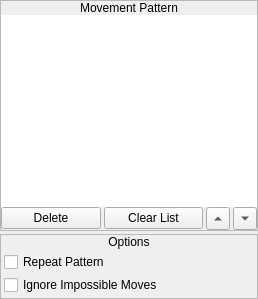
       <widget class="QWidget" name="widget_37" native="true">
        <layout class="QVBoxLayout" name="verticalLayout_7">
         <property name="spacing">
          <number>3</number>
         </property>
         <property name="margin">
          <number>0</number>
         </property>
         <item>
          <widget class="QFrame" name="frame">
           <property name="frameShape">
            <enum>QFrame::StyledPanel</enum>
           </property>
           <property name="frameShadow">
            <enum>QFrame::Raised</enum>
           </property>
           <layout class="QVBoxLayout" name="verticalLayout">
            <property name="spacing">
             <number>0</number>
            </property>
            <property name="margin">
             <number>0</number>
            </property>
            <item>
             <widget class="QLabel" name="label">
              <property name="sizePolicy">
               <sizepolicy hsizetype="Preferred" vsizetype="Fixed">
                <horstretch>0</horstretch>
                <verstretch>0</verstretch>
               </sizepolicy>
              </property>
              <property name="text">
               <string>Movement Pattern</string>
              </property>
              <property name="alignment">
               <set>Qt::AlignCenter</set>
              </property>
             </widget>
            </item>
            <item>
             <widget class="QWidget" name="widget_12" native="true">
              <layout class="QVBoxLayout" name="verticalLayout_2">
               <property name="spacing">
                <number>0</number>
               </property>
               <property name="margin">
                <number>0</number>
               </property>
               <item>
                <widget class="QListWidget" name="lwPattern">
                 <property name="sizePolicy">
                  <sizepolicy hsizetype="Preferred" vsizetype="Preferred">
                   <horstretch>0</horstretch>
                   <verstretch>0</verstretch>
                  </sizepolicy>
                 </property>
                 <property name="frameShape">
                  <enum>QFrame::NoFrame</enum>
                 </property>
                 <property name="editTriggers">
                  <set>QAbstractItemView::NoEditTriggers</set>
                 </property>
                 <property name="dragEnabled">
                  <bool>true</bool>
                 </property>
                 <property name="dragDropMode">
                  <enum>QAbstractItemView::InternalMove</enum>
                 </property>
                 <property name="verticalScrollMode">
                  <enum>QAbstractItemView::ScrollPerPixel</enum>
                 </property>
                 <property name="horizontalScrollMode">
                  <enum>QAbstractItemView::ScrollPerPixel</enum>
                 </property>
                </widget>
               </item>
               <item>
                <widget class="QWidget" name="widget" native="true">
                 <property name="sizePolicy">
                  <sizepolicy hsizetype="Preferred" vsizetype="Fixed">
                   <horstretch>0</horstretch>
                   <verstretch>0</verstretch>
                  </sizepolicy>
                 </property>
                 <layout class="QHBoxLayout" name="horizontalLayout">
                  <property name="spacing">
                   <number>3</number>
                  </property>
                  <property name="margin">
                   <number>0</number>
                  </property>
                  <item>
                   <widget class="QPushButton" name="bDelete">
                    <property name="text">
                     <string>Delete</string>
                    </property>
                   </widget>
                  </item>
                  <item>
                   <widget class="QPushButton" name="bClearList">
                    <property name="text">
                     <string>Clear List</string>
                    </property>
                   </widget>
                  </item>
                  <item>
                   <widget class="QToolButton" name="bMoveSelectedUp">
                    <property name="text">
                     <string>...</string>
                    </property>
                    <property name="arrowType">
                     <enum>Qt::UpArrow</enum>
                    </property>
                   </widget>
                  </item>
                  <item>
                   <widget class="QToolButton" name="bMoveSelectedDown">
                    <property name="text">
                     <string>...</string>
                    </property>
                    <property name="arrowType">
                     <enum>Qt::DownArrow</enum>
                    </property>
                   </widget>
                  </item>
                 </layout>
                </widget>
               </item>
              </layout>
             </widget>
            </item>
           </layout>
          </widget>
         </item>
         <item>
          <widget class="QFrame" name="frame_2">
           <property name="sizePolicy">
            <sizepolicy hsizetype="Preferred" vsizetype="Fixed">
             <horstretch>0</horstretch>
             <verstretch>0</verstretch>
            </sizepolicy>
           </property>
           <property name="frameShape">
            <enum>QFrame::StyledPanel</enum>
           </property>
           <property name="frameShadow">
            <enum>QFrame::Raised</enum>
           </property>
           <layout class="QVBoxLayout" name="verticalLayout_3">
            <property name="spacing">
             <number>0</number>
            </property>
            <property name="margin">
             <number>0</number>
            </property>
            <item>
             <widget class="QLabel" name="label_2">
              <property name="sizePolicy">
               <sizepolicy hsizetype="Preferred" vsizetype="Fixed">
                <horstretch>0</horstretch>
                <verstretch>0</verstretch>
               </sizepolicy>
              </property>
              <property name="text">
               <string>Options</string>
              </property>
              <property name="alignment">
               <set>Qt::AlignCenter</set>
              </property>
             </widget>
            </item>
            <item>
             <widget class="QWidget" name="widget_2" native="true">
              <layout class="QVBoxLayout" name="verticalLayout_4">
               <property name="spacing">
                <number>3</number>
               </property>
               <property name="margin">
                <number>3</number>
               </property>
               <item>
                <widget class="QCheckBox" name="cbRepeatPattern">
                 <property name="text">
                  <string>Repeat Pattern</string>
                 </property>
                </widget>
               </item>
               <item>
                <widget class="QCheckBox" name="cbIgnoreImpossibleMoves">
                 <property name="text">
                  <string>Ignore Impossible Moves</string>
                 </property>
                </widget>
               </item>
              </layout>
             </widget>
            </item>
           </layout>
          </widget>
         </item>
        </layout>
       </widget>
